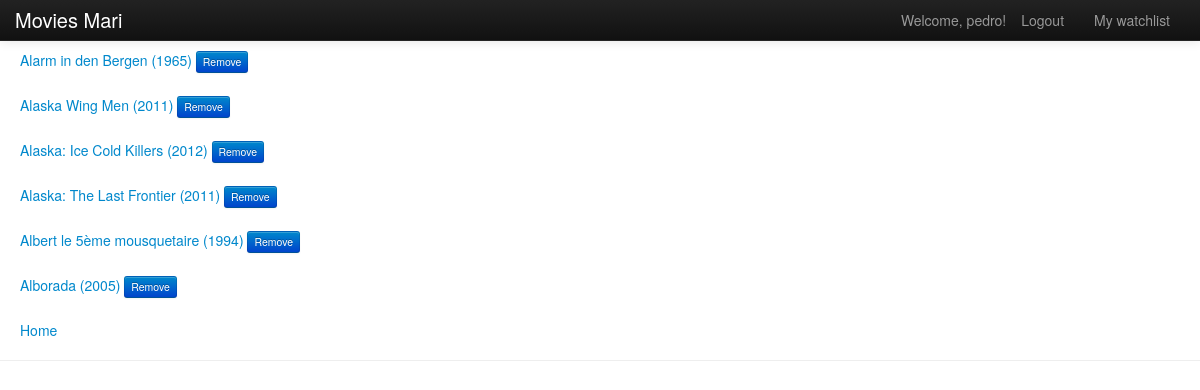
Page /mywatchlist/ (signed in) on the committed database.
### movies/models.py (models this page shows, shortened)
class Movie(models.Model):
    title = models.CharField(max_length=100, unique=True)
    year = models.CharField(max_length=50)
    imdb_rank = models.FloatField(default=0)
    imdb_votes = models.IntegerField(default=0)
    rating = models.FloatField(default=0)
    total_votes = models.IntegerField(default=0)
    tags = models.ManyToManyField(Tag)
    def __unicode__(self):
        return u'Movie [{title}, {year}, {rank}, {votes}]'.format(
            title=self.title,
            year=self.year,
            rank=self.imdb_rank,
            votes=self.imdb_votes)

class MyUser(AbstractUser):
    watchlist = models.ManyToManyField(Movie)

### movies/views.py (the view)
# urls.py: url(r'^mywatchlist/$', views.user_watchlist, name='user_watchlist'),
@login_required
def user_watchlist(request):
    context_dict = {}
    current_user = request.user
    context_dict['user'] = current_user
    watchlist = current_user.watchlist
    context_dict['watchlist'] = watchlist.order_by('title')
    return render(request, 'movies/watchlist.html', context_dict)

### templates/movies/watchlist.html (shortened to what this page needs)
{% extends 'movies/base.html' %}
{% load static %}
{% block body_block %}
        <link href="{% static 'css/bootstrap.css' %}" rel="stylesheet">
        <link href="{% static 'css/bootstrap-responsive.css' %}" rel="stylesheet">
        <div style="margin-top:50px;margin-left:20px">
            {% for movie in watchlist %}
                <form class="form-inline" method="post" action="{% url "movies:remove_movie_from_list" movie.id %}">
                    <label class="control-label" for="input"><a href="{% url "movies:movie_show" movie.id %}">{{ movie.title }} ({{ movie.year }})</a></label>
                    <input class="btn btn-mini btn-primary" type="submit" value="Remove"/>
                </form>
            {% endfor %}
            <a href="{% url "movies:index" %}">Home</a>
        </div>
{% endblock %}

### templates/movies/base.html (shortened to what this page needs)
<!DOCTYPE html>
{% load static %}
<html>
    <head>
        <link href="{% static "css/bootstrap.css" %}" rel="stylesheet" media="screen">
        <link href="{% static "css/app.css" %}" rel="stylesheet" media="screen">
    </head>
    <body>
        <div>
            {% block body_block %}PELICULAS{% endblock %}
        </div>
        <hr />
        <div class="navbar navbar-inverse navbar-fixed-top">
           <div class="navbar-inner">
               <div class="container">
                   <a class="brand" href="{% url "movies:index" %}">Movies Mari</a>
                    <div class="nav-collapse collapse">
                           <ul class="nav pull-right">
                               {% if user.is_authenticated %}
                                <li class="navbar-text">Welcome, {{ user.username }}!</li>
                                <li><a href="{% url "movies:logout" %}">Logout</a></li>
                                <li><a href="{% url "movies:user_watchlist" %}"> My watchlist</a></li>
                               {% else %}
                                <li><a href="{% url "movies:register" %}">Register</a></li>
                                <li><a href="{% url "movies:login" %}">Login</a></li>
                               {% endif %}
                           </ul>
                    </div>
               </div>
           </div>
        </div>
    </body>
</html>

### rows in the picture
Movie: title "Alarm in den Bergen", year "1965"
Movie: title "Alaska Wing Men", year "2011"
Movie: title "Alaska: Ice Cold Killers", year "2012"
Movie: title "Alaska: The Last Frontier", year "2011"
Movie: title "Albert le 5ème mousquetaire", year "1994"
Movie: title "Alborada", year "2005"
MyUser: username "pedro"
